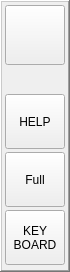
    <widget class="QFrame" name="frame_misc_btns_Vertical">
     <property name="geometry">
      <rect>
       <x>954</x>
       <y>0</y>
       <width>70</width>
       <height>272</height>
      </rect>
     </property>
     <property name="minimumSize">
      <size>
       <width>70</width>
       <height>272</height>
      </size>
     </property>
     <property name="maximumSize">
      <size>
       <width>70</width>
       <height>272</height>
      </size>
     </property>
     <property name="frameShape">
      <enum>QFrame::WinPanel</enum>
     </property>
     <property name="frameShadow">
      <enum>QFrame::Raised</enum>
     </property>
     <widget class="PushButton" name="pbtn_mainv_misc_help">
      <property name="geometry">
       <rect>
        <x>5</x>
        <y>94</y>
        <width>60</width>
        <height>55</height>
       </rect>
      </property>
      <property name="text">
       <string>HELP</string>
      </property>
      <property name="checkable">
       <bool>true</bool>
      </property>
      <property name="python_command_option" stdset="0">
       <bool>true</bool>
      </property>
      <property name="true_python_cmd_string" stdset="0">
       <string>INSTANCE.stackedWidget_4.setCurrentIndex(4)</string>
      </property>
     </widget>
     <widget class="PushButton" name="pbtn_mainv_misc_spare">
      <property name="geometry">
       <rect>
        <x>5</x>
        <y>152</y>
        <width>60</width>
        <height>55</height>
       </rect>
      </property>
      <property name="text">
       <string>Full</string>
      </property>
      <property name="checkable">
       <bool>true</bool>
      </property>
     </widget>
     <widget class="PushButton" name="pbtn_mainv_misc_keyboard">
      <property name="geometry">
       <rect>
        <x>5</x>
        <y>210</y>
        <width>60</width>
        <height>55</height>
       </rect>
      </property>
      <property name="text">
       <string>KEY
BOARD</string>
      </property>
      <property name="checkable">
       <bool>true</bool>
      </property>
      <property name="checked_state_text_option" stdset="0">
       <bool>false</bool>
      </property>
      <property name="python_command_option" stdset="0">
       <bool>true</bool>
      </property>
      <property name="true_python_cmd_string" stdset="0">
       <string>INSTANCE.stackedWidget_2.setCurrentIndex(1)</string>
      </property>
      <property name="false_python_cmd_string" stdset="0">
       <string>INSTANCE.stackedWidget_2.setCurrentIndex(0)</string>
      </property>
     </widget>
     <widget class="ActionButton" name="actionbutton_2">
      <property name="geometry">
       <rect>
        <x>5</x>
        <y>5</y>
        <width>60</width>
        <height>60</height>
       </rect>
      </property>
      <property name="text">
       <string/>
      </property>
      <property name="icon">
       <iconset>
        <normalon>../../../gmoccapy/images/exit_application.png</normalon>
       </iconset>
      </property>
      <property name="iconSize">
       <size>
        <width>36</width>
        <height>36</height>
       </size>
      </property>
      <property name="exit_action" stdset="0">
       <bool>true</bool>
      </property>
     </widget>
    </widget>
